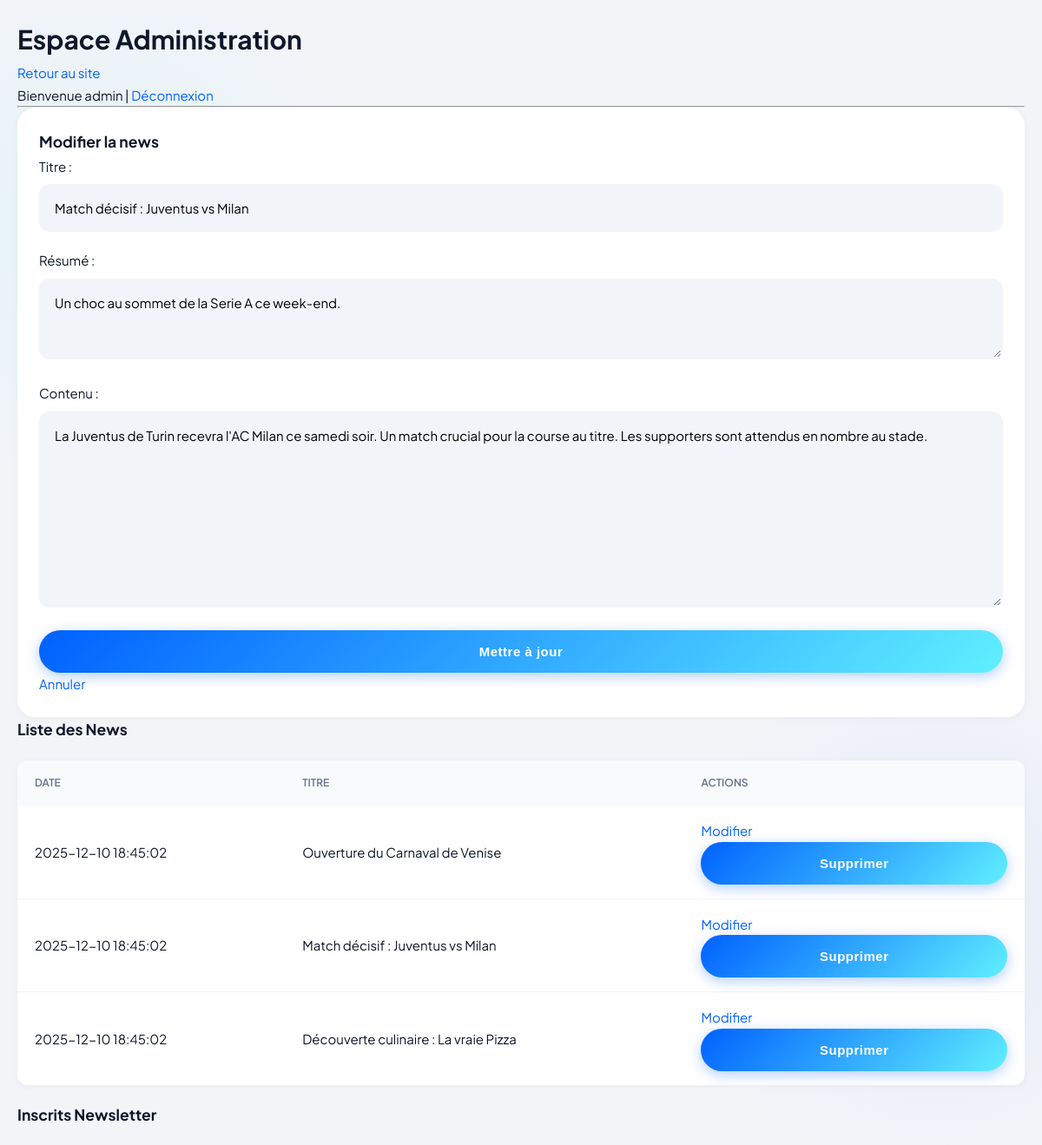
The page /admin.php?edit=2 (signed in) on the database its author committed.
### tables this page shows
CREATE TABLE IF NOT EXISTS News (
    news_id INT AUTO_INCREMENT PRIMARY KEY,
    titre VARCHAR(255) NOT NULL,
    resume TEXT NOT NULL,
    contenu TEXT NOT NULL,
    date_publication DATETIME DEFAULT CURRENT_TIMESTAMP
);

### admin.php (the view, shortened to what this page needs)
<?php
require __DIR__ . '/db.php';
function e($s){ return htmlspecialchars($s ?? '', ENT_QUOTES, 'UTF-8'); }
$err = "";
$is_admin = isset($_SESSION['admin_logged']) && $_SESSION['admin_logged'] === true;
$edit_mode = false;
$titre = $resume = $contenu = "";
if ($is_admin && isset($_GET['edit'])) {
    $id_to_edit = (int)$_GET['edit'];
    $stmt = $pdo->prepare("SELECT * FROM News WHERE news_id = ? LIMIT 1");
    $stmt->execute([$id_to_edit]);
    $news = $stmt->fetch(PDO::FETCH_ASSOC);
    if ($news) {
        $edit_mode = true;
        $titre = $news['titre'];
        $resume = $news['resume'];
        $contenu = $news['contenu'];
    }
}
?>
<!doctype html>
<html lang="fr">
<head>
<link rel="stylesheet" href="assets/style.css">
</head>
<body>
<div class="site-container" style="padding:20px;">
    <h1>Espace Administration</h1>
    <a href="index.php">Retour au site</a>
    <?php if (!$is_admin): ?>
        <div class="login-panel">
            <h3>Se connecter</h3>
            <?php if($err): ?><p class="error"><?= e($err) ?></p><?php endif; ?>
            <form method="post">
                <label>Login: <input type="text" name="login" required></label><br><br>
                <label>Pass: <input type="password" name="password" required></label><br><br>
                <button type="submit" name="login_submit">Connexion</button>
            </form>
        </div>
    <?php else: ?>
        <p>Bienvenue <?= e($_SESSION['admin_login'] ?? 'Admin') ?> | <a href="admin.php?action=logout">Déconnexion</a></p>
        <hr>
        <div class="card">
            <h3><?= $edit_mode ? 'Modifier la news' : 'Ajouter une news' ?></h3>
            <form method="post">
                <label>Titre : <input type="text" name="titre" value="<?= e($titre) ?>" required style="width:100%"></label><br>
                <label>Résumé : <textarea name="resume" rows="3" required style="width:100%"><?= e($resume) ?></textarea></label><br>
                <label>Contenu : <textarea name="contenu" rows="10" required style="width:100%"><?= e($contenu) ?></textarea></label><br>
                <button type="submit" name="save_news"><?= $edit_mode ? 'Mettre à jour' : 'Publier' ?></button>
                <?php if($edit_mode): ?> <a href="admin.php">Annuler</a> <?php endif; ?>
            </form>
        </div>
        <h3>Liste des News</h3>
        <table class="admin-table">
            <tr><th>Date</th><th>Titre</th><th>Actions</th></tr>
            <?php
            $stmt = $pdo->query("SELECT * FROM News ORDER BY date_publication DESC");
            while($r = $stmt->fetch(PDO::FETCH_ASSOC)):
            ?>
                <tr>
                    <td><?= e($r['date_publication']) ?></td>
                    <td><?= e($r['titre']) ?></td>
                    <td>
                        <a href="admin.php?edit=<?= (int)$r['news_id'] ?>">Modifier</a>
                        <form method="post" style="display:inline" onsubmit="return confirm('Supprimer ?')">
                            <button type="submit" name="del_news" value="<?= (int)$r['news_id'] ?>" class="link-like">Supprimer</button>
                        </form>
                    </td>
                </tr>
            <?php endwhile; ?>
        </table>
        <h3>Inscrits Newsletter</h3>
    <?php endif; ?>
</div>
</body>
</html>

### assets/style.css (style rules this page uses)
:root { --bg-body: #F2F4F8; --surface: #FFFFFF; --surface-translucent: rgba(255, 255, 255, 0.7); --primary-gradient: linear-gradient(135deg, #0061FF 0%, #60EFFF 100%); --primary-solid: #0061FF; --text-main: #0F172A; --text-muted: #64748B; --shadow-sm: 0 2px 8px rgba(0, 0, 0, 0.04); --shadow-lg: 0 12px 24px -6px rgba(0, 0, 0, 0.08), 0 4px 10px -4px rgba(0, 0, 0, 0.02); --shadow-hover: 0 20px 30px -10px rgba(0, 97, 255, 0.15); --radius-lg: 20px; --radius-sm: 12px; --ease-bounce: cubic-bezier(0.34, 1.56, 0.64, 1); --ease-smooth: cubic-bezier(0.4, 0, 0.2, 1); }
* { box-sizing: border-box; margin: 0; padding: 0; }
body { font-family: 'Plus Jakarta Sans', sans-serif; background-color: var(--bg-body); background-image: radial-gradient(circle at 10% 20%, rgba(96, 239, 255, 0.1) 0%, transparent 20%), radial-gradient(circle at 90% 80%, rgba(0, 97, 255, 0.05) 0%, transparent 20%); color: var(--text-main); line-height: 1.7; font-size: 15px; }
a { text-decoration: none; color: var(--primary-solid); transition: all 0.2s var(--ease-smooth); }
.site-container { max-width: 1280px; margin: 0 auto; padding: 40px 24px; }
.menu-vertical-item, .newsletter-box, .video-widget, .card { background: var(--surface); padding: 24px; border-radius: var(--radius-lg); box-shadow: var(--shadow-sm); border: 1px solid white; transition: all 0.3s var(--ease-smooth); }
input[type="text"], input[type="email"], input[type="password"], textarea { width: 100%; padding: 16px; margin: 8px 0 20px 0; border: 2px solid transparent; background: #f1f5f9; border-radius: 12px; font-family: inherit; font-size: 15px; transition: all 0.2s; }
button, input[type="submit"] { background: var(--primary-gradient); color: white; padding: 16px 32px; border: none; border-radius: 50px; font-size: 15px; font-weight: 700; cursor: pointer; width: 100%; letter-spacing: 0.5px; transition: all 0.3s var(--ease-bounce); box-shadow: 0 4px 15px rgba(0, 97, 255, 0.3); }
table { width: 100%; border-collapse: collapse; margin: 20px 0; background: white; border-radius: var(--radius-sm); overflow: hidden; box-shadow: var(--shadow-sm); }
th, td { padding: 16px 20px; text-align: left; }
th { background: #f8fafc; color: var(--text-muted); font-weight: 600; text-transform: uppercase; font-size: 0.75rem; }
td { border-bottom: 1px solid #f1f5f9; }
tr:last-child td { border-bottom: none; }

### rows shown on the page
news: titre "Match décisif : Juventus vs Milan", resume "Un choc au sommet de la Serie A ce week-end.", contenu "La Juventus de Turin recevra l'AC Milan ce samedi soir. Un match crucial pour la course au titre. Les supporters sont attendus en nombre au stade.", date_publication "2025-12-10 18:45:02", $r['news_id'] 2 (drawn)
news: date_publication "2025-12-10 18:45:02", titre "Ouverture du Carnaval de Venise", $r['news_id'] 1 (drawn)
news: date_publication "2025-12-10 18:45:02", titre "Découverte culinaire : La vraie Pizza", $r['news_id'] 3 (drawn)

### other values the page prints
$_SESSION['admin_login'] "admin"
